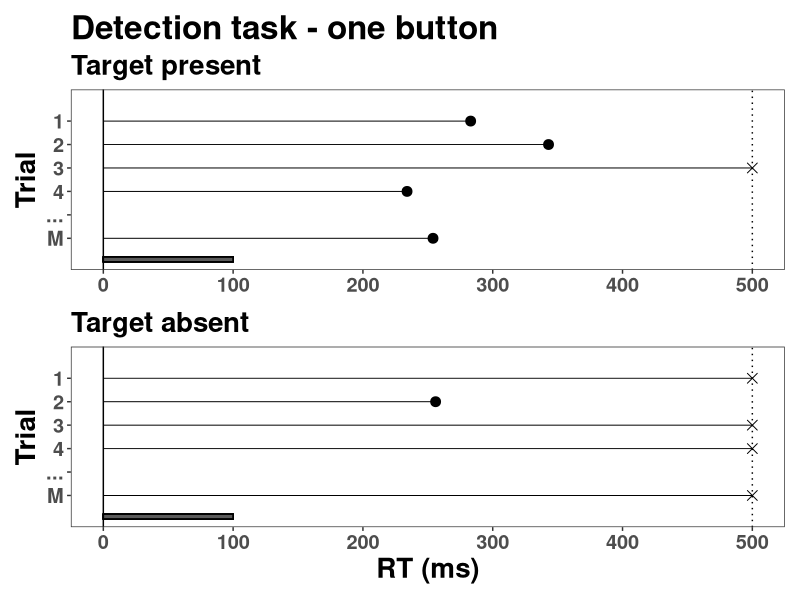
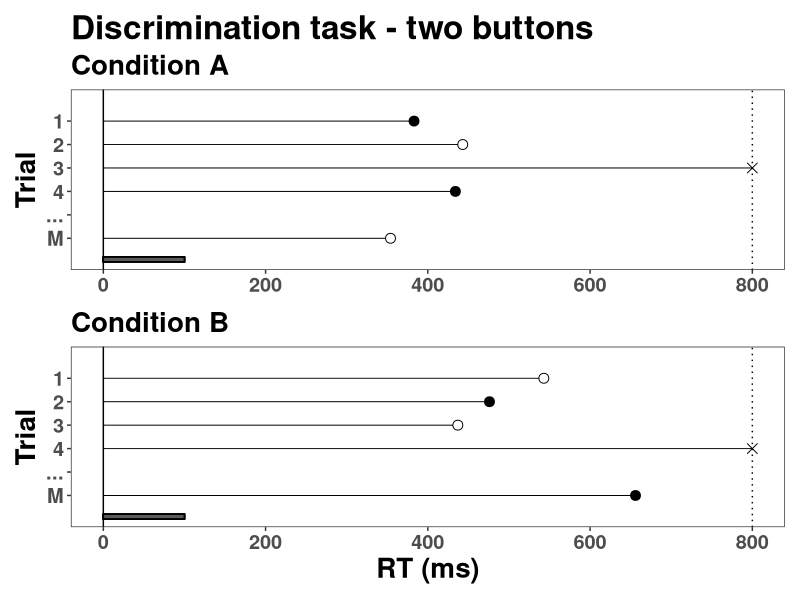
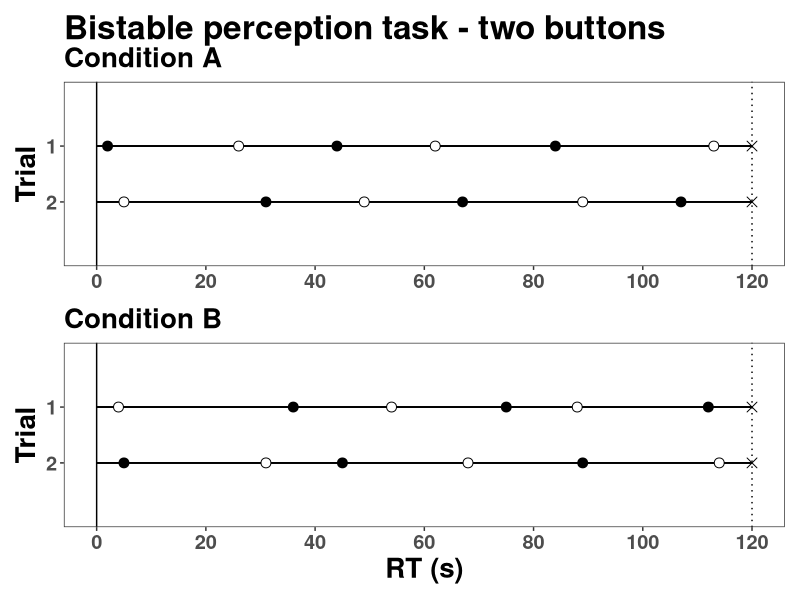
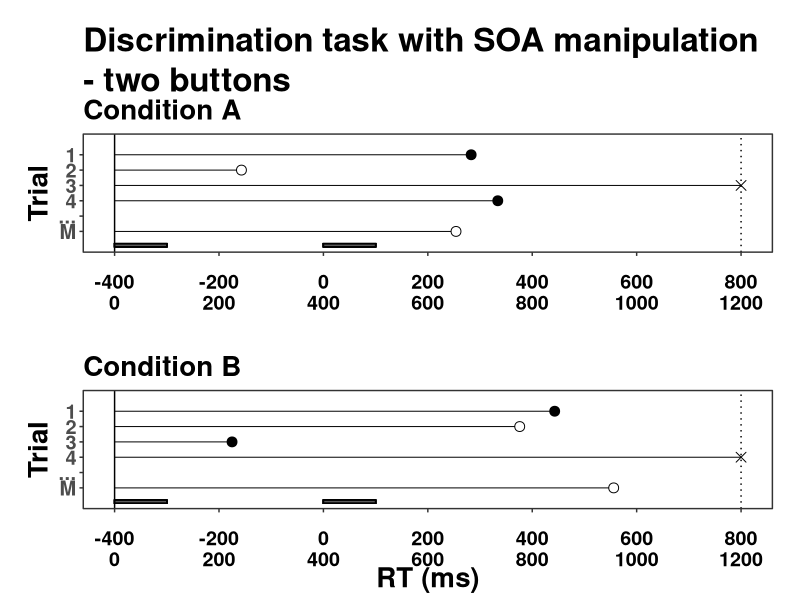
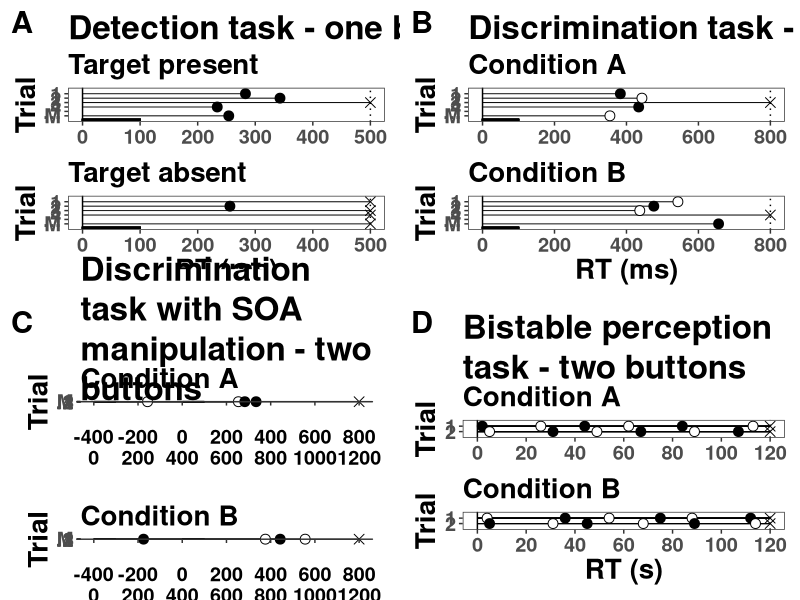
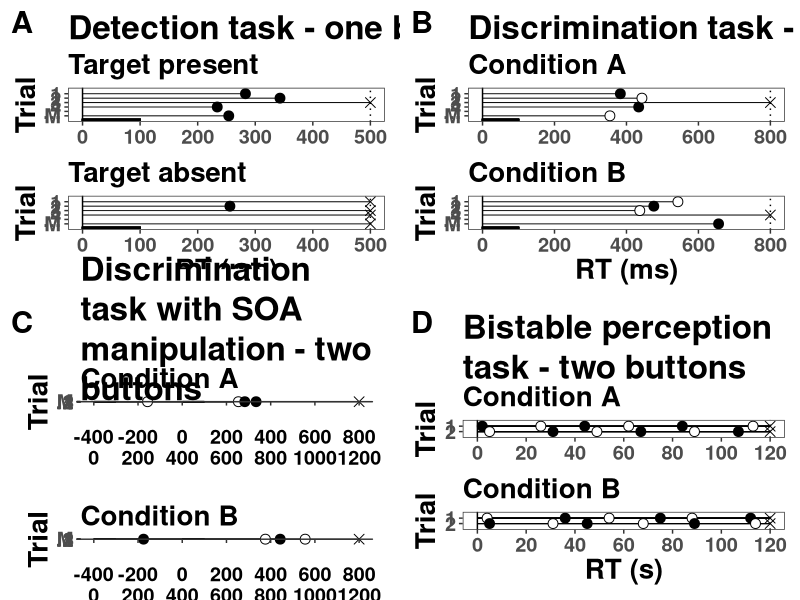

Write R code to recreate these figures, in order.
## ---- chunk 1
knitr::opts_chunk$set(echo = TRUE)
## ---- chunk 2
pkg <- c("tidyverse", "patchwork","cowplot","ggtext","xfun")

lapply(pkg, library, character.only = TRUE)
## ---- chunk 3
theme_set(
  theme_bw() +
    theme(text = element_text(size = 22, face = "bold"), 
          title = element_text(size = 22, face = "bold"))
)

## Set the amount of dodge in figures
pd <- position_dodge(0.7)
pd2 <- position_dodge(1)
## ---- chunk 4
max_RT = 500
data_detection_present <- tibble(RT = c(254,NA,234,max_RT,343,283),   
                                 trial = c(6:1))
data_detection_absent <- tibble(RT = c(max_RT,NA,max_RT,max_RT,256,max_RT),   
                                 trial = c(6:1))
## ---- chunk 5
lines_p <- tibble(xstart = 0,
                  xend =   data_detection_present$RT,
                  ystart = data_detection_present$trial,
                  yend =   data_detection_present$trial)

lines_a <- tibble(xstart = 0,
                  xend =   data_detection_absent$RT,
                  ystart = data_detection_absent$trial,
                  yend =   data_detection_absent$trial)

p1 <- data_detection_present %>%
  ggplot(aes(x=RT, y =trial)) +
  geom_vline(xintercept=0) +
  geom_vline(xintercept=max_RT,linetype = 3) +
  geom_rect(mapping=aes(xmin=0, xmax=100, ymin=7, ymax=6.8), color="black", alpha=0.5) +
  geom_segment(data = lines_p,
               aes(x= xstart, xend = xend,
                   y = ystart, yend = yend),
               linewidth = 1/3,
               linetype = 1) +
  geom_point(shape = c(21,NA,21,4,21,21), size =3, fill ="black") + # 4 for x
  scale_x_continuous(limits = c(0,max_RT)) +
  scale_y_reverse(breaks = c(1:6),limits = c(7,0), labels = c("1","2","3","4","...","M"))+
  labs(x = "RT (ms)",
       y = "Trial",
       subtitle = "Target present")+
  ggtitle("Detection task - one button") +
  theme(legend.position = "none",
        panel.grid.minor = element_blank(),
        panel.grid.major = element_blank(),
             text = element_text(size = 18, face = "bold"), 
        title = element_text(size = 20, face = "bold"))

p2 <- data_detection_absent %>%
  ggplot(aes(x=RT, y =trial)) +
  geom_vline(xintercept=max_RT,linetype = 3) +
  geom_vline(xintercept=0) +
    geom_rect(mapping=aes(xmin=0, xmax=100, ymin=7, ymax=6.8), color="black", alpha=0.5) +
  geom_segment(data = lines_a,
               aes(x= xstart, xend = xend,
                   y = ystart, yend = yend),
               linewidth = 1/3,
               linetype = 1) +
  geom_point(shape = c(4,NA,4,4,21,4), size =3, fill ="black") +
  scale_x_continuous(limits = c(0,max_RT)) +
  scale_y_reverse(breaks = c(1:6),limits = c(7,0), labels = c("1","2","3","4","...","M"))+
  labs(x = "RT (ms)",
       y = "Trial",
       subtitle = "Target absent") +
  theme(legend.position = "none",
        panel.grid.minor = element_blank(),
        panel.grid.major = element_blank(),
        text = element_text(size = 18.01, face = "bold"), 
        title = element_text(size = 20, face = "bold"))

#title="Detection task - single button"
p_detection <- (p1/p2) + 
  # plot_annotation(title = title) +
   plot_layout(axes = "collect_x")

p_detection
## ---- chunk 6
max_RT = 800
data_cat_A <- tibble(RT = c(354,NA,434,max_RT,443,383),   
                                 trial = c(6:1))
data_cat_B <- tibble(RT = c(656,NA,max_RT,437,476,543),   
                                 trial = c(6:1))
## ---- chunk 7
lines_a <- tibble(xstart = 0,
                  xend =   data_cat_A$RT,
                  ystart = data_cat_A$trial,
                  yend =   data_cat_A$trial)

lines_b <- tibble(xstart = 0,
                  xend =   data_cat_B$RT,
                  ystart = data_cat_B$trial,
                  yend =   data_cat_B$trial)

p3 <- data_cat_A %>%
  ggplot(aes(x=RT, y =trial)) +
  geom_vline(xintercept=0) +
  geom_vline(xintercept=max_RT,linetype = 3) +
    geom_rect(mapping=aes(xmin=0, xmax=100, ymin=7, ymax=6.8), color="black", alpha=0.5) +
  geom_segment(data = lines_a,
               aes(x= xstart, xend = xend,
                   y = ystart, yend = yend),
               linewidth = 1/3,
               linetype = 1) +
  geom_point(shape = c(21,NA,21,4,21,21), size =3, fill =c("white",NA,"black","black","white","black")) + # 4 for x
  scale_x_continuous(limits = c(0,max_RT)) +
  scale_y_reverse(breaks = c(1:6),limits = c(7,0), labels = c("1","2","3","4","...","M"))+
  labs(x = "RT (ms)",
       y = "Trial",
       subtitle = "Condition A")+
  ggtitle("Discrimination task - two buttons") +
  theme(legend.position = "none",
        panel.grid.minor = element_blank(),
        panel.grid.major = element_blank(),
             text = element_text(size = 18, face = "bold"), 
        title = element_text(size = 20, face = "bold"))

p4 <- data_cat_B %>%
  ggplot(aes(x=RT, y =trial)) +
  geom_vline(xintercept=max_RT,linetype = 3) +
  geom_vline(xintercept=0) +
    geom_rect(mapping=aes(xmin=0, xmax=100, ymin=7, ymax=6.8), color="black", alpha=0.5) +
  geom_segment(data = lines_b,
               aes(x= xstart, xend = xend,
                   y = ystart, yend = yend),
               linewidth = 1/3,
               linetype = 1) +
  geom_point(shape = c(21,NA,4,21,21,21), size =3, fill =c("black",NA,"black","white","black","white")) +
  scale_x_continuous(limits = c(0,max_RT)) +
  scale_y_reverse(breaks = c(1:6),limits = c(7,0), labels = c("1","2","3","4","...","M"))+
  labs(x = "RT (ms)",
       y = "Trial",
       subtitle = "Condition B") +
  theme(legend.position = "none",
        panel.grid.minor = element_blank(),
        panel.grid.major = element_blank(),
        text = element_text(size = 18.01, face = "bold"), 
        title = element_text(size = 20, face = "bold"))

#title="Discrimination task - two buttons"
p_discrimination <- (p3/p4) + 
 #  plot_annotation(title = title) +
   plot_layout(axes = "collect_x")

p_discrimination
## ---- chunk 8
max_RT = 120
data_percept_A <- tibble(RT = c(2,26,44,62,84,113,max_RT,
                                5,31,49,67,89,107,max_RT),   
                                 trial = c(1,1,1,1,1,1,1,
                                           2,2,2,2,2,2,2))
data_percept_B <- tibble(RT = c(4,36,54,75,88,112,max_RT,
                                5,31,45,68,89,114,max_RT),   
                                 trial = c(1,1,1,1,1,1,1,
                                           2,2,2,2,2,2,2))
## ---- chunk 9
lines_a <- tibble(xstart = 0,
                  xend =   max_RT,
                  ystart = data_percept_A$trial,
                  yend =   data_percept_A$trial)

lines_b <- tibble(xstart = 0,
                  xend =   max_RT,
                  ystart = data_percept_B$trial,
                  yend =   data_percept_B$trial)

p7 <- data_percept_A %>%
  ggplot(aes(x=RT, y =trial)) +
  geom_vline(xintercept=0) +
  geom_vline(xintercept=max_RT,linetype = 3) +
#    geom_rect(mapping=aes(xmin=0, xmax=100, ymin=7, ymax=6.8), color="black", alpha=0.5) +
  geom_segment(data = lines_a,
               aes(x= xstart, xend = xend,
                   y = ystart, yend = yend),
               linewidth = 1/3,
               linetype = 1) +
  geom_point(shape = c(21,21,21,21,21,21,4,21,21,21,21,21,21,4), 
             size =3, 
             fill =c("black","white","black","white","black","white","black", "white","black","white","black","white","black","black")) + # 4 for x
  scale_x_continuous(limits = c(0,max_RT), breaks=c(0,20,40,60,80,100,120)) +
  scale_y_reverse(breaks = c(1,2),limits = c(3,0), labels = c("1","2"))+
  labs(x = "RT (s)",
       y = "Trial",
       subtitle = "Condition A")+
  ggtitle("Bistable perception task - two buttons") +
  theme(legend.position = "none",
        panel.grid.minor = element_blank(),
        panel.grid.major = element_blank(),
             text = element_text(size = 18, face = "bold"), 
        title = element_text(size = 20, face = "bold"),
        plot.title = element_textbox_simple())

p8 <- data_percept_B %>%
  ggplot(aes(x=RT, y =trial)) +
  geom_vline(xintercept=max_RT,linetype = 3) +
  geom_vline(xintercept=0) +
#    geom_rect(mapping=aes(xmin=0, xmax=100, ymin=7, ymax=6.8), color="black", alpha=0.5) +
  geom_segment(data = lines_b,
               aes(x= xstart, xend = xend,
                   y = ystart, yend = yend),
               linewidth = 1/3,
               linetype = 1) +
  geom_point(shape = c(21,21,21,21,21,21,4,21,21,21,21,21,21,4), size =3, fill =c("white","black","white","black","white","black","black","black","white","black","white","black","white","black")) +
  scale_x_continuous(limits = c(0,max_RT),breaks=c(0,20,40,60,80,100,120)) +
  scale_y_reverse(breaks = c(1:2),limits = c(3,0), labels = c("1","2"))+
  labs(x = "RT (s)",
       y = "Trial",
       subtitle = "Condition B") +
  theme(legend.position = "none",
        panel.grid.minor = element_blank(),
        panel.grid.major = element_blank(),
        text = element_text(size = 18.01, face = "bold"), 
        title = element_text(size = 20, face = "bold"))

#title="Discrimination task - two buttons"
p_percept <- (p7/p8) + 
 #  plot_annotation(title = title) +
   plot_layout(axes = "collect_x")

p_percept
## ---- chunk 10
max_RT = 1200
data_soa_A <- tibble(RT = c(654,NA,734,max_RT,243,683),   
                               trial = c(6:1))
data_soa_B <- tibble(RT = c(956,NA,max_RT,225,776,843),   
                                 trial = c(6:1))
## ---- chunk 11
lines_a <- tibble(xstart = 0,
                  xend =   data_soa_A$RT,
                  ystart = data_soa_A$trial,
                  yend =   data_soa_A$trial)

lines_b <- tibble(xstart = 0,
                  xend =   data_soa_B$RT,
                  ystart = data_soa_B$trial,
                  yend =   data_soa_B$trial)

p5 <- data_soa_A %>%
  ggplot(aes(x=RT, y =trial)) +
  geom_vline(xintercept=0) +
  geom_vline(xintercept=max_RT,linetype = 3) +
    geom_rect(mapping=aes(xmin=0, xmax=100, ymin=7, ymax=6.8), color="black", alpha=0.5) +
    geom_rect(mapping=aes(xmin=400, xmax=500, ymin=7, ymax=6.8), color="black", alpha=0.5) +
  geom_segment(data = lines_a,
               aes(x= xstart, xend = xend,
                   y = ystart, yend = yend),
               linewidth = 1/3,
               linetype = 1) +
  geom_point(shape = c(21,NA,21,4,21,21), size =3, fill =c("white",NA,"black","black","white","black")) + # 4 for x
  scale_x_continuous(limits = c(0,max_RT),breaks=c(0,200,400,600,800,1000,1200), labels=c(-400,-200,0,200,400,600,800)) +
  scale_y_reverse(breaks = c(1:6),limits = c(7,0), labels = c("1","2","3","4","...","M"))+
  labs(x = "RT (ms)",
       y = "Trial",
       subtitle = "Condition A")+
  ggtitle("Discrimination task with SOA manipulation - two buttons") +
  theme(legend.position = "none",
        panel.grid.minor = element_blank(),
        panel.grid.major = element_blank(),
             text = element_text(size = 18, face = "bold"), 
        title = element_text(size = 20, face = "bold"),
        plot.margin = unit(c(1,1,4,1),"lines"),
        axis.title.x = element_blank(),
        axis.text.x = element_blank(),
        plot.title = element_textbox_simple()) +
  
  coord_cartesian(clip = "off")+
  annotate(geom = "text",
           x = c(0,200,400,600,800,1000,1200),
           y = 7,
           label = c(-400,-200,0,200,400,600,800),
           vjust = 2.8,
           size=5,
           fontface="bold") +
  annotate(geom = "text",
           x = c(0,200,400,600,800,1000,1200),
           y = 7,
           label = c(0,200,400,600,800,1000,1200),
           vjust = 4.2,
           size  = 5,
           fontface="bold")
#+
#  annotate(geom = "text",
#           x = 600,
#           y = 7,
#           label = "RT (ms)",
#           vjust = 4.2,
#           size=7,
#           fontface="bold")
  
p6 <- data_soa_B %>%
  ggplot(aes(x=RT, y =trial)) +
  geom_vline(xintercept=max_RT,linetype = 3) +
  geom_vline(xintercept=0) +
    geom_rect(mapping=aes(xmin=0, xmax=100, ymin=7, ymax=6.8), color="black", alpha=0.5) +
    geom_rect(mapping=aes(xmin=400, xmax=500, ymin=7, ymax=6.8), color="black", alpha=0.5) +
  geom_segment(data = lines_b,
               aes(x= xstart, xend = xend,
                   y = ystart, yend = yend),
               linewidth = 1/3,
               linetype = 1) +
  geom_point(shape = c(21,NA,4,21,21,21), size =3, fill =c("white",NA,"black","black","white","black")) +
  scale_x_continuous(limits = c(0,max_RT),breaks=c(0,200,400,600,800,1000,1200), labels=c(-400,-200,0,200,400,600,800)) +
  scale_y_reverse(breaks = c(1:6),limits = c(7,0), labels = c("1","2","3","4","...","M"))+
  labs(x = "RT (ms)",
       y = "Trial",
       subtitle = "Condition B") +
  theme(legend.position = "none",
        panel.grid.minor = element_blank(),
        panel.grid.major = element_blank(),
        text = element_text(size = 18, face = "bold"), 
        title = element_text(size = 20, face = "bold"),
        plot.margin = unit(c(1,1,4,1),"lines"),
        axis.title.x = element_blank(),
        axis.text.x = element_blank()) +
  
  coord_cartesian(clip = "off")+
  annotate(geom = "text",
           x = c(0,200,400,600,800,1000,1200),
           y = 7,
           label = c(-400,-200,0,200,400,600,800),
           vjust = 2.8,
           size=5,
            fontface="bold") +
  annotate(geom = "text",
           x = c(0,200,400,600,800,1000,1200),
           y = 7,
           label = c(0,200,400,600,800,1000,1200),
           vjust = 4.2,
           size  = 5,
           fontface="bold") +
  annotate(geom = "text",
           x = 600,
           y = 7,
           label = "RT (ms)",
           vjust = 4.2,
           size=7,
           fontface="bold")

#title="Discrimination task - two buttons"
p_discriminationSOA <- (p5/p6) 
 #  plot_annotation(title = title) +
  # plot_layout(axes = "collect_x")

p_discriminationSOA
## ---- chunk 12
plot_grid(p_detection, p_discrimination,p_discriminationSOA,p_percept,
  nrow = 2,
  labels = c("A","B","C","D"),
  label_size = 22#,
  #align = "v"
)
## ---- chunk 13
ggsave("manuscript/Suppl_material/Plot_paradigms.png",dpi = 800,width = 16,height = 17)
